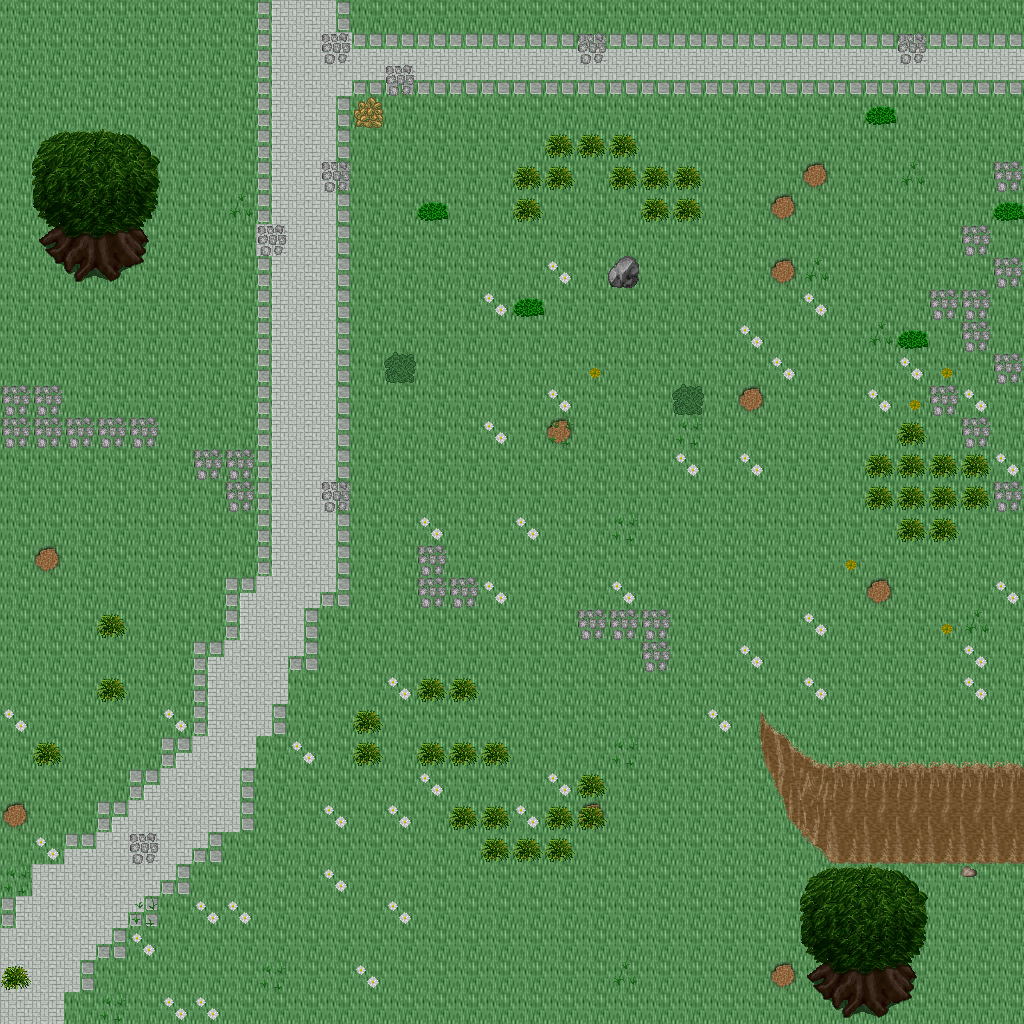

A 2D game scene composited from a Tiled map and its tileset images. What follows is a short description and the map's XML, with each tile layer's data collapsed to a summary:
An orthogonal 32x32 tile map with 32x32 px tiles, 5 tile layers (Ground, Objects, Objects2, Above, ...), 1 hidden layer not drawn, 23 tilesets.

<map version="1.10" tiledversion="1.11.0" orientation="orthogonal" renderorder="right-down" width="32" height="32" tilewidth="32" tileheight="32" infinite="0" nextlayerid="11" nextobjectid="1">
 <tileset firstgid="1" name="ground_ground" tilewidth="32" tileheight="32" tilecount="33" columns="3">
  <image source="../drawable/ground_ground.png" width="96" height="352" />
 </tileset>
 <tileset firstgid="34" name="ground_grass_edges" tilewidth="32" tileheight="32" tilecount="36" columns="12">
  <image source="../drawable/ground_grass_edges.png" width="384" height="96" />
 </tileset>
 <tileset firstgid="70" name="ground_ridge_earth_pale" tilewidth="32" tileheight="32" tilecount="96" columns="12">
  <image source="../drawable/ground_ridge_earth_pale.png" width="384" height="256" />
 </tileset>
 <tileset firstgid="166" name="plant_flower_daisy_white" tilewidth="32" tileheight="32" tilecount="8" columns="2">
  <image source="../drawable/plant_flower_daisy_white.png" width="64" height="128" />
 </tileset>
 <tileset firstgid="174" name="plant_grasses" tilewidth="32" tileheight="32" tilecount="6" columns="3">
  <image source="../drawable/plant_grasses.png" width="96" height="64" />
 </tileset>
 <tileset firstgid="180" name="plant_flower_daisy_yellow" tilewidth="32" tileheight="32" tilecount="8" columns="2">
  <image source="../drawable/plant_flower_daisy_yellow.png" width="64" height="128" />
 </tileset>
 <tileset firstgid="188" name="ground_rock_pebbles" tilewidth="32" tileheight="32" tilecount="3" columns="1">
  <image source="../drawable/ground_rock_pebbles.png" width="32" height="96" />
 </tileset>
 <tileset firstgid="191" name="plant_tree_tree_darkgreen" tilewidth="32" tileheight="32" tilecount="88" columns="8">
  <image source="../drawable/plant_tree_tree_darkgreen.png" width="256" height="352" />
 </tileset>
 <tileset firstgid="279" name="ground_grass_corners" tilewidth="32" tileheight="32" tilecount="24" columns="6">
  <image source="../drawable/ground_grass_corners.png" width="192" height="128" />
 </tileset>
 <tileset firstgid="303" name="ground_cobbled_paving" tilewidth="32" tileheight="32" tilecount="1" columns="1">
  <image source="../drawable/ground_cobbled_paving.png" width="32" height="32" />
 </tileset>
 <tileset firstgid="304" name="building_decoration_rocks_2" tilewidth="32" tileheight="32" tilecount="2" columns="1">
  <image source="../drawable/building_decoration_rocks_2.png" width="32" height="64" />
 </tileset>
 <tileset firstgid="306" name="plant_bush_bushes" tilewidth="32" tileheight="32" tilecount="10" columns="5">
  <image source="../drawable/plant_bush_bushes.png" width="160" height="64" />
 </tileset>
 <tileset firstgid="316" name="plant_stump_rectangular" tilewidth="32" tileheight="32" tilecount="4" columns="2">
  <image source="../drawable/plant_stump_rectangular.png" width="64" height="64" />
 </tileset>
 <tileset firstgid="320" name="item_corpse_huge_animal" tilewidth="32" tileheight="32" tilecount="16" columns="2">
  <image source="../drawable/item_corpse_huge_animal.png" width="64" height="256" />
 </tileset>
 <tileset firstgid="336" name="logic_item_sheepfood" tilewidth="32" tileheight="32" tilecount="1" columns="1">
  <image source="../drawable/logic_item_sheepfood.png" width="32" height="32" />
 </tileset>
 <tileset firstgid="337" name="logic_creature_rodent" tilewidth="32" tileheight="32" tilecount="8" columns="8">
  <image source="../drawable/logic_creature_rodent.png" width="256" height="32" />
 </tileset>
 <tileset firstgid="345" name="logic_item_sign" tilewidth="32" tileheight="32" tilecount="1" columns="1">
  <image source="../drawable/logic_item_sign.png" width="32" height="32" />
 </tileset>
 <tileset firstgid="346" name="logic_creature_animal" tilewidth="32" tileheight="32" tilecount="32" columns="8">
  <image source="../drawable/logic_creature_animal.png" width="256" height="128" />
 </tileset>
 <tileset firstgid="378" name="logic_collision" tilewidth="32" tileheight="32" tilecount="1" columns="1">
  <image source="../drawable/logic_collision.png" width="32" height="32" />
 </tileset>
 <tileset firstgid="379" name="logic_protection" tilewidth="32" tileheight="32" tilecount="2" columns="2">
  <image source="../drawable/logic_protection.png" width="64" height="32" />
 </tileset>
 <tileset firstgid="381" name="ground_rock_mossy_rubble" tilewidth="32" tileheight="32" tilecount="9" columns="3">
  <image source="../drawable/ground_rock_mossy_rubble.png" width="96" height="96" />
 </tileset>
 <tileset firstgid="390" name="ground_grass_2" tilewidth="32" tileheight="32" tilecount="21" columns="3">
  <image source="../drawable/ground_grass_2.png" width="96" height="224" />
 </tileset>
 <tileset firstgid="411" name="ground_green_paving" tilewidth="32" tileheight="32" tilecount="18" columns="3">
  <image source="../drawable/ground_green_paving.png" width="96" height="192" />
 </tileset>
 <layer id="1" name="Ground" width="32" height="32">
  <data>[1024 cells, 1024 non-empty, 2 distinct tile ids]</data>
 </layer>
 <layer id="2" name="Objects" width="32" height="32">
  <data>[1024 cells, 254 non-empty, 25 distinct tile ids]</data>
 </layer>
 <layer id="3" name="Objects2" width="32" height="32">
  <data>[1024 cells, 89 non-empty, 14 distinct tile ids]</data>
 </layer>
 <layer id="4" name="Above" width="32" height="32">
  <data>[1024 cells, 28 non-empty, 14 distinct tile ids]</data>
 </layer>
 <layer id="5" name="Above2" width="32" height="32">
  <data>[1024 cells, 0 non-empty, 0 distinct tile ids]</data>
 </layer>
 <layer id="6" name="Walkable" width="32" height="32" visible="0">
  <data>[1024 cells, 80 non-empty, 1 distinct tile ids]</data>
 </layer>
 <objectgroup id="7" name="Mapevents" />
 <objectgroup id="8" name="Spawn" />
 <objectgroup id="9" name="Keys" />
 <objectgroup id="10" name="Replace" />
</map>
